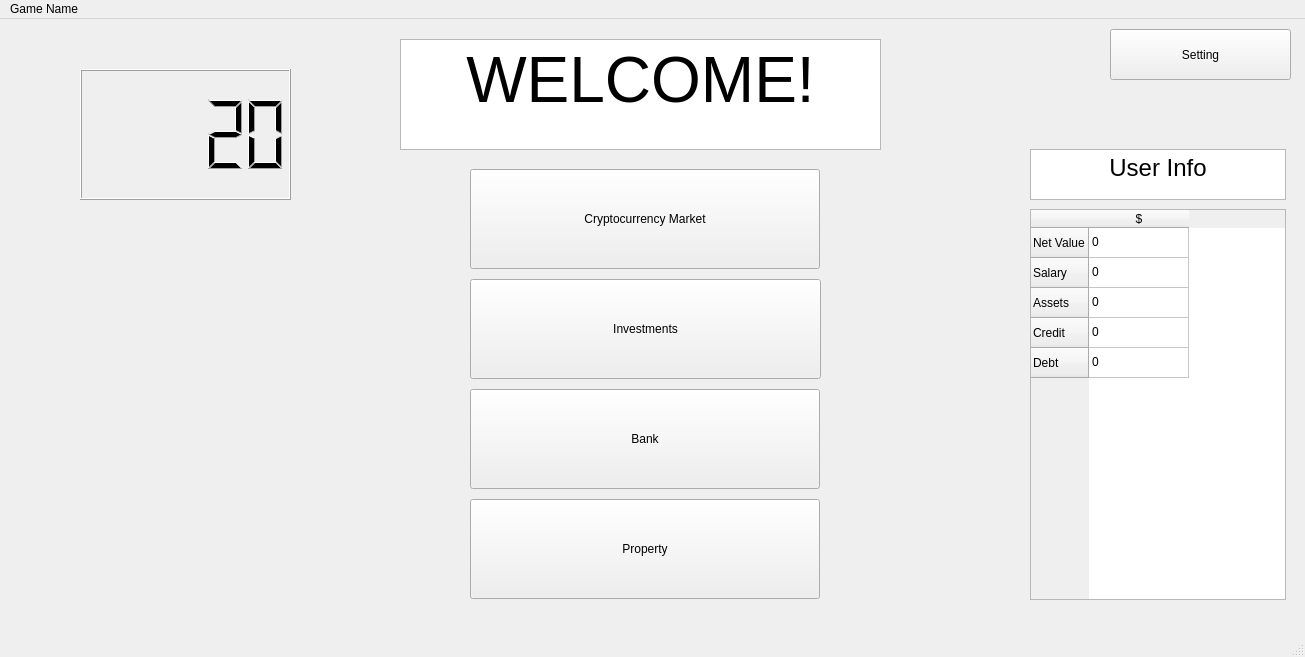
<?xml version="1.0" encoding="UTF-8"?>
<ui version="4.0">
 <class>MainWindow</class>
 <widget class="QMainWindow" name="MainWindow">
  <property name="geometry">
   <rect>
    <x>0</x>
    <y>0</y>
    <width>1305</width>
    <height>657</height>
   </rect>
  </property>
  <property name="windowTitle">
   <string>MainWindow</string>
  </property>
  <widget class="QWidget" name="centralwidget">
   <widget class="QPushButton" name="SettingButton">
    <property name="geometry">
     <rect>
      <x>1110</x>
      <y>10</y>
      <width>181</width>
      <height>51</height>
     </rect>
    </property>
    <property name="text">
     <string>Setting</string>
    </property>
   </widget>
   <widget class="QTableWidget" name="tableWidget">
    <property name="geometry">
     <rect>
      <x>1030</x>
      <y>190</y>
      <width>256</width>
      <height>391</height>
     </rect>
    </property>
    <row>
     <property name="text">
      <string>Net Value</string>
     </property>
    </row>
    <row>
     <property name="text">
      <string>Salary</string>
     </property>
    </row>
    <row>
     <property name="text">
      <string>Assets</string>
     </property>
    </row>
    <row>
     <property name="text">
      <string>Credit</string>
     </property>
    </row>
    <row>
     <property name="text">
      <string>Debt</string>
     </property>
    </row>
    <column>
     <property name="text">
      <string>$</string>
     </property>
    </column>
    <item row="0" column="0">
     <property name="text">
      <string>0</string>
     </property>
    </item>
    <item row="1" column="0">
     <property name="text">
      <string>0</string>
     </property>
    </item>
    <item row="2" column="0">
     <property name="text">
      <string>0</string>
     </property>
    </item>
    <item row="3" column="0">
     <property name="text">
      <string>0</string>
     </property>
    </item>
    <item row="4" column="0">
     <property name="text">
      <string>0</string>
     </property>
    </item>
   </widget>
   <widget class="QTextBrowser" name="textBrowser">
    <property name="geometry">
     <rect>
      <x>400</x>
      <y>20</y>
      <width>481</width>
      <height>111</height>
     </rect>
    </property>
    <property name="html">
     <string>&lt;!DOCTYPE HTML PUBLIC &quot;-//W3C//DTD HTML 4.0//EN&quot; &quot;http://www.w3.org/TR/REC-html40/strict.dtd&quot;&gt;
&lt;html&gt;&lt;head&gt;&lt;meta name=&quot;qrichtext&quot; content=&quot;1&quot; /&gt;&lt;style type=&quot;text/css&quot;&gt;
p, li { white-space: pre-wrap; }
&lt;/style&gt;&lt;/head&gt;&lt;body style=&quot; font-family:'Gulim'; font-size:9pt; font-weight:400; font-style:normal;&quot;&gt;
&lt;p align=&quot;center&quot; style=&quot; margin-top:0px; margin-bottom:0px; margin-left:0px; margin-right:0px; -qt-block-indent:0; text-indent:0px;&quot;&gt;&lt;span style=&quot; font-size:48pt;&quot;&gt;WELCOME!&lt;/span&gt;&lt;/p&gt;&lt;/body&gt;&lt;/html&gt;</string>
    </property>
   </widget>
   <widget class="QTextBrowser" name="textBrowser_2">
    <property name="geometry">
     <rect>
      <x>1030</x>
      <y>130</y>
      <width>256</width>
      <height>51</height>
     </rect>
    </property>
    <property name="html">
     <string>&lt;!DOCTYPE HTML PUBLIC &quot;-//W3C//DTD HTML 4.0//EN&quot; &quot;http://www.w3.org/TR/REC-html40/strict.dtd&quot;&gt;
&lt;html&gt;&lt;head&gt;&lt;meta name=&quot;qrichtext&quot; content=&quot;1&quot; /&gt;&lt;style type=&quot;text/css&quot;&gt;
p, li { white-space: pre-wrap; }
&lt;/style&gt;&lt;/head&gt;&lt;body style=&quot; font-family:'Gulim'; font-size:9pt; font-weight:400; font-style:normal;&quot;&gt;
&lt;p align=&quot;center&quot; style=&quot; margin-top:0px; margin-bottom:0px; margin-left:0px; margin-right:0px; -qt-block-indent:0; text-indent:0px;&quot;&gt;&lt;span style=&quot; font-size:18pt;&quot;&gt;User Info&lt;/span&gt;&lt;/p&gt;&lt;/body&gt;&lt;/html&gt;</string>
    </property>
   </widget>
   <widget class="QLCDNumber" name="lcdNumber">
    <property name="geometry">
     <rect>
      <x>80</x>
      <y>50</y>
      <width>211</width>
      <height>131</height>
     </rect>
    </property>
    <property name="value" stdset="0">
     <double>20.000000000000000</double>
    </property>
    <property name="intValue" stdset="0">
     <number>20</number>
    </property>
   </widget>
   <widget class="QPushButton" name="CryptoButton">
    <property name="geometry">
     <rect>
      <x>470</x>
      <y>150</y>
      <width>350</width>
      <height>100</height>
     </rect>
    </property>
    <property name="text">
     <string>Cryptocurrency Market</string>
    </property>
   </widget>
   <widget class="QPushButton" name="StockButton">
    <property name="geometry">
     <rect>
      <x>470</x>
      <y>260</y>
      <width>351</width>
      <height>100</height>
     </rect>
    </property>
    <property name="text">
     <string>Investments</string>
    </property>
   </widget>
   <widget class="QPushButton" name="BankButton">
    <property name="geometry">
     <rect>
      <x>470</x>
      <y>370</y>
      <width>350</width>
      <height>100</height>
     </rect>
    </property>
    <property name="text">
     <string>Bank</string>
    </property>
   </widget>
   <widget class="QPushButton" name="PropertyButton">
    <property name="geometry">
     <rect>
      <x>470</x>
      <y>480</y>
      <width>350</width>
      <height>100</height>
     </rect>
    </property>
    <property name="text">
     <string>Property</string>
    </property>
   </widget>
  </widget>
  <widget class="QMenuBar" name="menubar">
   <property name="geometry">
    <rect>
     <x>0</x>
     <y>0</y>
     <width>1305</width>
     <height>26</height>
    </rect>
   </property>
   <widget class="QMenu" name="menuMainWindow">
    <property name="title">
     <string>Game Name</string>
    </property>
   </widget>
   <addaction name="menuMainWindow"/>
  </widget>
  <widget class="QStatusBar" name="statusbar"/>
 </widget>
 <resources/>
 <connections/>
</ui>
